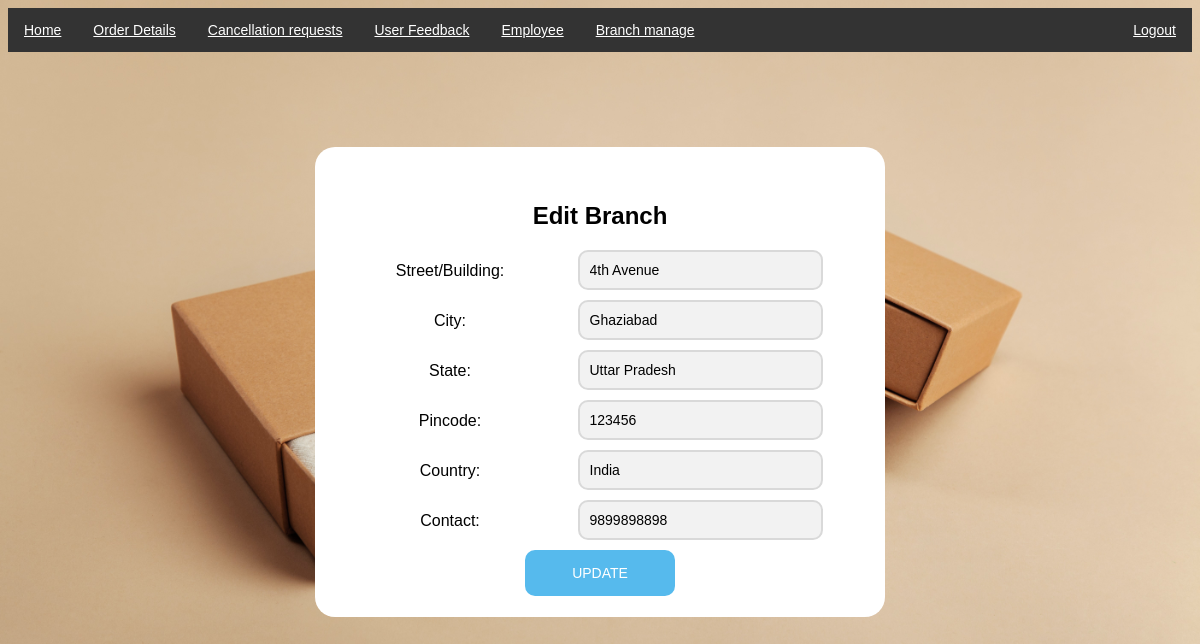
Page /editBranch.php?id=1 on the committed database.
### tables this page shows
CREATE TABLE `branches` (
  `id` int(10) NOT NULL,
  `street` text NOT NULL,
  `city` text NOT NULL,
  `state` text NOT NULL,
  `pincode` varchar(50) NOT NULL,
  `country` text NOT NULL,
  `contact` varchar(100) NOT NULL
);

### editBranch.php (the view, shortened to what this page needs)
<?php
include "db_conn.php";
$id=$_GET["id"];
$qry =mysqli_query($conn,"SELECT * from branches where id='".$id."'");
$data = mysqli_fetch_array($qry);
?>
<!DOCTYPE html>
<html >
<head>
</head>
  <body>
 <ul>
  <li><a href="a_dashboard.php">Home</a></li>
  <li><a href="a_order.php">Order Details</a></li>
    <li><a href="a_cancellation.php">Cancellation requests</a></li>
    <li><a href="userfeedback.php">User Feedback</a></li>
  <li class="dropdown"><a href="javascript:void(0)" class="drop">Employee</a>
    </li>
  <li class="dropdown"><a href="javascript:void(0)" class="drop">Branch manage</a>
    </li>
  <li style="float:right"><a href="logout.php">Logout</a></li>
</ul>
 <div class="bg">
    <div class="track-page">
      <div class="form">
        <div class="track">
          <div class="track-header">
          <h2>Edit Branch</h2>
                    </div>
        </div>
                <form method="POST" id="frm1">
            <div class="">
              <label class="l">Street/Building:</label>
              <input type="text" name="Street" id="branchDetails" placeholder="Street/Building" value="<?php echo $data['street']?> " required>
            </div>
            <div class="">
              <label class="l">City:</label>
              <input type="text" name="city" placeholder="City" id="branchDetails" value="<?php echo $data['city']?> " required>
            </div>
            <div class="">
              <label class="l">State:</label>
              <input type="text" name="State" id="branchDetails" placeholder="State" value="<?php echo $data['state']?> " required>
            </div>
            <div class="">
              <label class="l">Pincode:</label>
              <input type="text" name="Pincode" placeholder="Pincode" id="branchDetails" maxlength="6" value="<?php echo $data['pincode']?>" required>
            </div>
            <div class="">
              <label class="l">Country:</label>
              <input type="text" name="Country" id="branchDetails" placeholder="Country/Building" value="<?php echo $data['country']?> " required>
              </div>
              <div class="">
                <label class="l">Contact:</label>
                <input type="text" name="Contact" placeholder="Contact" id="branchDetails" value="<?php echo $data['contact']?> " required>
            </div>
            <input type="submit" value="UPDATE" name="update" id="btn11">
          </form>
</div>
</div>
</div>
</body>
</html>

### editBranch.php (style rules this page uses)
ul { font-size: 14px; list-style-type: none; margin: 0; padding: 0; overflow: hidden; background-color: #333; }
body { background-image: url(pic1.jpg); background-position: center; background-size: cover; font-family: sans-serif; }
li { display: inline; float: left; }
li a { display: block; color: white; text-align: center; padding: 14px 16px; }
li.dropdown { display: inline-block; }
.track-page { width: 900px; height: 600px; padding: 8% 0 0; margin: auto; }
.form { z-index: -1; background-color: white; width: 500px; height: 400px; margin: 0 auto; padding: 35px; text-align: center; border-radius: 20px; }
.form input { background: #f2f2f2; width: 100%; border-radius: 10px; border: 2px solid #d9d9d9; margin: 0 0 10px; padding: 10px; box-sizing: border-box; font-size: 14px; }
#branchDetails { width: 49%; }
#btn11 { z-index: 1; background-color:#56baed; width: 30%; border: 0; padding: 15px; color: #FFFFFF; font-size: 14px; cursor: pointer; }
.l { width: 40%; float: left; margin-top: 12px; margin-bottom: 20px; }

### rows in the picture
branches: Street "4th Avenue", city "Ghaziabad", State "Uttar Pradesh", Pincode "123456", Country "India", Contact "9899898898"
